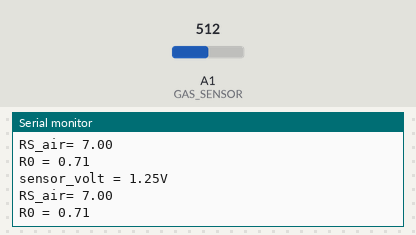
Recording of a sketch running on a simulated Arduino Uno, built with avr-gcc and run on an emulated ATmega328P. Parts: the last lines printed to the serial monitor. The inputs (shaded band) are chosen by the test bench; at power-on: A1 (GAS_SENSOR) = 512.

Above: at 1.2 s.
1.3 s: A1 (GAS_SENSOR) set to 0
At 2.9 s:
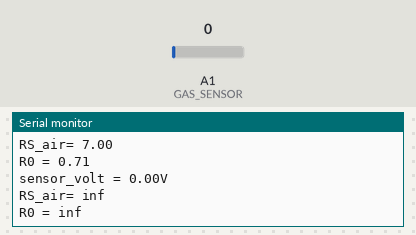
3.5 s: A1 (GAS_SENSOR) set to 110
At 4.9 s:
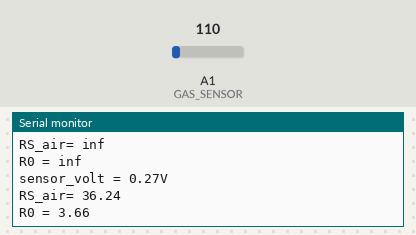
Timing chart, 0 to 6.5 s (numbered marks = the images above; inputs shaded):
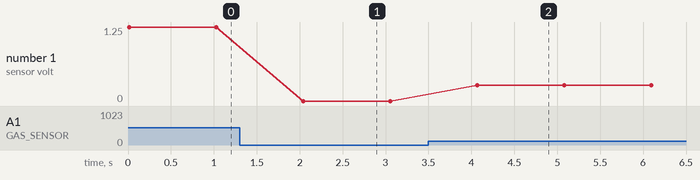

Measured:
- after the input at 1.3 s, the serial monitor: prints a new line after 0.74 s (image 1)
- after the input at 3.5 s, the serial monitor: prints a new line after 0.57 s (image 2)
- plotted number 1: 0 → 0.27 after the input at 3.5 s

The sketch:

gas_sensor_calibration.ino
```cpp
/*
MQ9 Calibration
modified on 19 Feb 2019
by Saeed Hosseini
https://electropeak.com/learn/
*/

#define GAS_SENSOR 15

void setup() {
 Serial.begin(115200);
}
void loop() {
 float sensor_volt;
 float RS_air; //  Rs in clean air
 float R0;  // R0 in 1000 ppm LPG
 float sensorValue = 0.0;
//Average
 for(int x = 0 ; x < 100 ; x++)
 {
   sensorValue += analogRead(GAS_SENSOR)/4.0;
 }
 sensorValue /= 100.0;
//-----------------------------------------------/
 sensor_volt = (sensorValue/1024)*10.0;
 RS_air = (10.0-sensor_volt)/sensor_volt; // Depend on RL on yor module
 R0 = RS_air/9.9; // According to MQ9 datasheet table
 Serial.print("sensor_volt = ");
 Serial.print(sensor_volt);
 Serial.println("V");
 Serial.print("RS_air= ");
 Serial.println(RS_air);
 Serial.print("R0 = ");
 Serial.println(R0);
 delay(1000);
}
```
